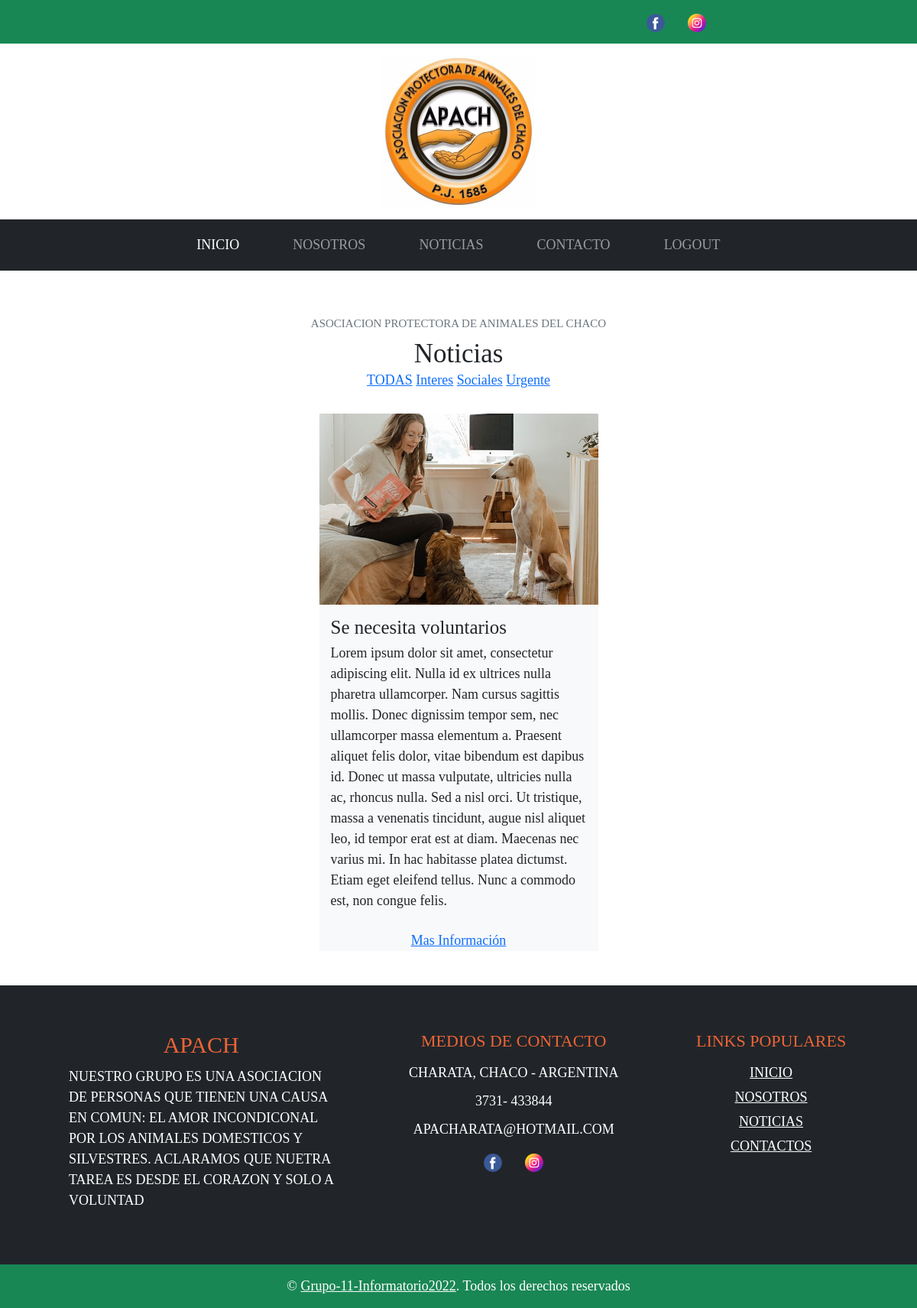
The page /listar/?id=2 (signed in) on the database its author committed.
### webapp/models.py (models this page shows, shortened)
class Categoria(models.Model):
    nombre = models.CharField(max_length=100)

class Noticia(models.Model):
    titulo = models.CharField(max_length=150)
    cuerpo = models.TextField()
    imagen = models.ImageField(upload_to='static/img')
    categoria_noticia = models.ForeignKey(Categoria, on_delete=models.CASCADE)
    fecha = models.DateTimeField(auto_now_add=True)

### webapp/views.py (the view)
# urls.py: path('listar/', views.Listar_Noticias, name='listar'),
@login_required
def Listar_Noticias(request):
    contexto = {}
    id_categoria = request.GET.get('id', None)
    if id_categoria:
        n = Noticia.objects.filter(categoria_noticia=id_categoria)
    else:
        n = Noticia.objects.all()  # RETORNA UNA LISTA DE OBJETOS
    contexto['noticias'] = n
    cat = Categoria.objects.all().order_by('nombre')
    contexto['categorias'] = cat
    return render(request, 'listar.html', contexto)

### webapp/templates/listar.html
{% extends 'base.html' %}
{% load static %}
{% block content %}
<div class="container pt-5">
	<div class="d-flex flex-column text-center mb-5 pt-5">
		<h4 class="text-secondary mb-3 text-uppercase">Asociacion Protectora de animales del Chaco</h4>
		<h1 class="display-4 m-0">Noticias</h1>
		<div class="submenu">
			<a href="{% url 'listar' %}">TODAS</a>
			{% for cat in categorias %}
			<a href="?id={{cat.pk}}">{{cat.nombre}}</a>
			{% endfor %}
		</div>
	</div>
	<div class="row pb-3">
		{% for noti in noticias %}
		<div class="col-lg-4 mx-auto">
			<div class="card border-0 mb-2">
				<img class="card-img-top" src="{{noti.imagen.url}}" height="250" alt="">
				<div class="card-body bg-light p-4">
					<h1 class="card-title text-truncate">{{noti.titulo}}</h1>
					<p>{{noti.cuerpo}}</p>
				</div>
				<div class="text-center bg-light">
					<a class="font-weight-bold tex" href="{% url 'detalle' noti.pk %}">Mas Información</a>
				</div>
			</div>
		</div>
		{% endfor %}
	</div>
</div>
{% endblock %}

### webapp/static/css/style.css (style rules this page uses)
:root { --texto-primario: #ed6436; }
html { background-color: white; box-sizing: border-box; font-size: 62.5%; }
*, *:before, *:after { box-sizing: inherit; }
body { background-color: white; font-family: var(--fuentePrincipal); font-size: 1.8rem; line-height: 1.5; }
img { max-width: auto; max-height: 25rem; object-fit: cover; }

### rows shown on the page
Categoria: nombre "Interes"
Categoria: nombre "Sociales"
Categoria: nombre "Urgente"
Noticia: imagen (picture), titulo "Se necesita voluntarios", cuerpo "Lorem ipsum dolor sit amet, consectetur adipiscing elit. Nulla id ex ultrices nulla pharetra ullamcorper. Nam cursus sagittis mollis. Donec dignissim tempor sem, nec ullamcorper massa elementum a. Praesent aliquet felis dolor, vitae bibendum est dapibus id. Donec ut massa vulputate, ultricies nulla ac, rhoncus nulla. Sed a nisl orci. Ut tristique, massa a venenatis tincidunt, augue nisl aliquet leo, id tempor erat est at diam. Maecenas nec varius mi. In hac habitasse platea dictumst. Etiam eget eleifend tellus. Nunc a commodo est, non congue felis."
